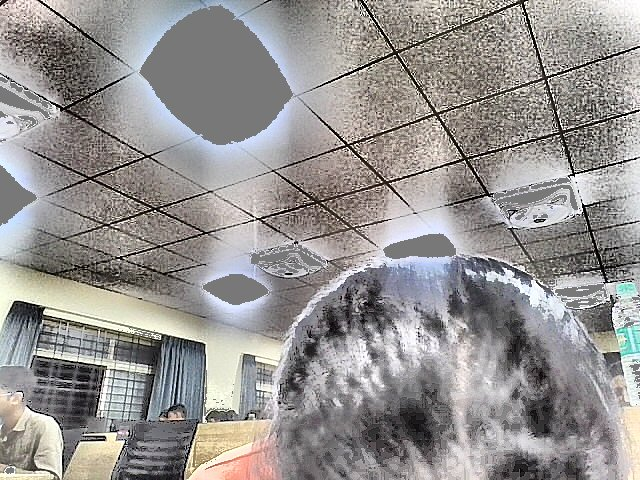
#> input picture storage/glare_images/glare_1778798617963.jpg, 640 x 480 px, given in place of the camera
$ python glare_rescue.py
#> lines starting #> are read from the running program, lines starting #| are printed output that depends on the picture
#> further down, frame is the input picture: shape (480, 640, 3); mean B, G, R 145.4, 146.9, 149.8
import cv2
import numpy as np
import matplotlib.pyplot as plt

# --- Helper Functions ---

def apply_unsharp_mask(frame, amount=1.0, kernel_size=(5, 5), sigma=1.0):
    """Applies a simple unsharp mask to sharpen the image."""
    blurred = cv2.GaussianBlur(frame, kernel_size, sigma)
    sharpened = cv2.addWeighted(frame, 1.0 + amount, blurred, -amount, 0)
    return sharpened

def get_image_viability_stats(frame, dark_thresh=40, bright_thresh=200):
    """Analyzes a frame using the "Loss of Detail" metric."""
#> called with dark_thresh = 50, bright_thresh = 252
    gray = cv2.cvtColor(frame, cv2.COLOR_BGR2GRAY)
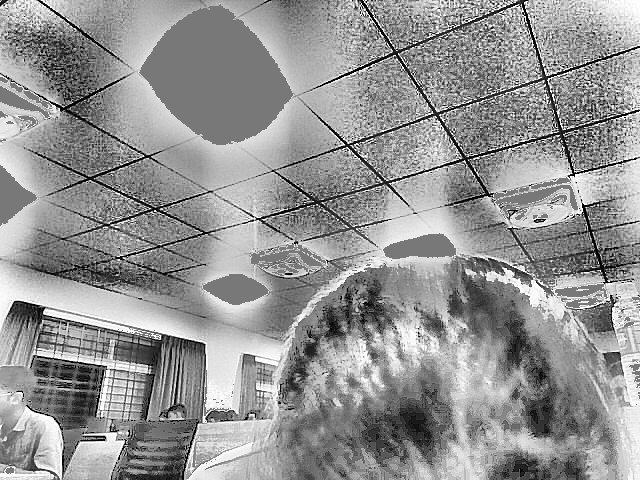
#> gray: shape (480, 640); min 0, max 255, mean 147.6
    hist = cv2.calcHist([gray], [0], None, [256], [0, 256])
#> hist = 256 values, max 16213 at index 120, min 183 at index 15, mean 1200
    total_pixels = gray.shape[0] * gray.shape[1]
#> total_pixels = 307200

    dark_pixels = np.sum(hist[0:dark_thresh])
#> dark_pixels = 16243
    bright_pixels = np.sum(hist[bright_thresh:256])
#> bright_pixels = 3316
    mid_tone_pixels = np.sum(hist[dark_thresh:bright_thresh])
#> mid_tone_pixels = 287641

    dark_pct = (dark_pixels / total_pixels) * 100
#> dark_pct = 5.29
    bright_pct = (bright_pixels / total_pixels) * 100
#> bright_pct = 1.08
    mid_pct = (mid_tone_pixels / total_pixels) * 100
#> mid_pct = 93.63

    # More sensitive thresholds — triggers on moderate glare, not just blown-out highlights
    threshold_dark_pct = 15.0
    threshold_bright_pct = 0.3
    threshold_mid_pct = 75.0

    is_glare = (
        dark_pct > threshold_dark_pct and
        bright_pct > threshold_bright_pct and
        mid_pct < threshold_mid_pct
    )
#> is_glare = False

    return is_glare, dark_pct, mid_pct, bright_pct, hist, gray


def apply_msr(frame, sigmas=(15, 80, 250)):
    """Multi-Scale Retinex — normalizes illumination across scales for a stark, evenly-lit result."""
    frame_f = frame.astype(np.float64) + 1.0
    log_f = np.log(frame_f)
    retinex = np.zeros_like(log_f)
    w = 1.0 / len(sigmas)
    for sigma in sigmas:
        blur = cv2.GaussianBlur(frame_f, (0, 0), sigma)
        retinex += w * (log_f - np.log(np.maximum(blur, 1.0)))
    # Stretch each channel to [0, 255]
    out = np.zeros_like(retinex)
    for i in range(3):
        ch = retinex[:, :, i]
        lo, hi = ch.min(), ch.max()
        if hi > lo:
            out[:, :, i] = (ch - lo) / (hi - lo) * 255.0
    return np.clip(out, 0, 255).astype(np.uint8)

# --- Standalone Test Harness ---
if __name__ == "__main__":

    print("Starting glare rescue test (CLAHE-Only Mode)...")
    print("...Using your tuned parameters (clipLimit=16.0, thresholds 50/252).")
    print("Press 'q' in the OpenCV window to quit.")

    # --- Setup ---
    cap = cv2.VideoCapture(0)
    if not cap.isOpened():
        print("ERROR: Cannot open camera.")
        exit()

    # --- Using your tuned CLAHE parameters ---
    clahe = cv2.createCLAHE(clipLimit=16.0, tileGridSize=(4, 4))

    # --- Matplotlib Setup ---
    plt.ion()
    fig, (ax1, ax2) = plt.subplots(2, 1, figsize=(8, 8))
    fig.suptitle('Live Histogram Analysis', fontsize=16)

    ax1.set_title("Continuous Histogram (0-255)")
    x_continuous = np.arange(256)
    line_continuous, = ax1.plot(x_continuous, np.zeros(256), color='b')
    ax1.set_xlim(0, 255)
    # Using your tuned thresholds for the plot lines
    ax1.axvline(x=50, color='r', linestyle='--')
    ax1.axvline(x=252, color='r', linestyle='--')

    ax2.set_title("Bucket-wise Histogram (~10 Intensity Buckets)")
    nbins = 26
    x_bucketed = np.arange(nbins)
    rects_bucketed = ax2.bar(x_bucketed, np.zeros(nbins), width=1.0, color='g')
    ax2.set_xlim(0, nbins - 1)

    plt.tight_layout(rect=(0, 0.03, 1, 0.95))

    # --- Main Loop ---
    while True:
        ret, frame = cap.read()
        if not ret:
            break

        # Using your tuned thresholds from the file
        is_glare, dark_pct, mid_pct, bright_pct, hist, gray = get_image_viability_stats(
            frame, dark_thresh=50, bright_thresh=252
        )
#> is_glare = False; dark_pct = 5.29; mid_pct = 93.63; bright_pct = 1.08

        # 2. --- ACTIVE DEFENSE LOGIC (CLAHE-Only) ---
        if is_glare:
            # --- 1. CLAHE Rescue ---
            lab_frame = cv2.cvtColor(frame, cv2.COLOR_BGR2LAB)
            l, a, b = cv2.split(lab_frame)
            l_clahe = clahe.apply(l)
            enhanced_lab_frame = cv2.merge((l_clahe, a, b))
            clahe_rescued_frame = cv2.cvtColor(enhanced_lab_frame, cv2.COLOR_LAB2BGR)

            # --- 2. Sharpening ---
            processed_frame = apply_unsharp_mask(clahe_rescued_frame, amount=1.0)

            # --- 3. TAME HIGHLIGHTS ---
            # Find the original blown-out highlights
            gray_raw = cv2.cvtColor(frame, cv2.COLOR_BGR2GRAY)
            ret, mask = cv2.threshold(gray_raw, 252, 255, cv2.THRESH_BINARY)
            # Set those pixels to a neutral gray
            processed_frame[mask > 0] = (150, 150, 150)
            # --- END OF HACK ---

            status_text = "GLARE (RESCUE: CLAHE + TAME)"
            text_color = (0, 0, 255) # Red

        else:
            # No glare
            processed_frame = frame
            status_text = "Status: Normal"
            text_color = (0, 255, 0) # Green

        # 3. Add status text
        cv2.putText(processed_frame, status_text,
                    (10, 30), cv2.FONT_HERSHEY_SIMPLEX,
                    0.7, text_color, 2)

        # 4. Add the percentage stats
        h, w, _ = frame.shape
#> h = 480; w = 640
        stats_text_1 = f"Dark %: {dark_pct:.1f}"
#> stats_text_1 = 'Dark %: 5.3'
        stats_text_2 = f"Mid %:  {mid_pct:.1f}"
#> stats_text_2 = 'Mid %:  93.6'
        stats_text_3 = f"Bright %: {bright_pct:.1f}"
#> stats_text_3 = 'Bright %: 1.1'

        cv2.putText(processed_frame, stats_text_1, (10, h - 50),
                    cv2.FONT_HERSHEY_SIMPLEX, 0.6, (255, 255, 255), 2)
        cv2.putText(processed_frame, stats_text_2, (10, h - 30),
                    cv2.FONT_HERSHEY_SIMPLEX, 0.6, (255, 255, 255), 2)
        cv2.putText(processed_frame, stats_text_3, (10, h - 10),
                    cv2.FONT_HERSHEY_SIMPLEX, 0.6, (255, 255, 255), 2)
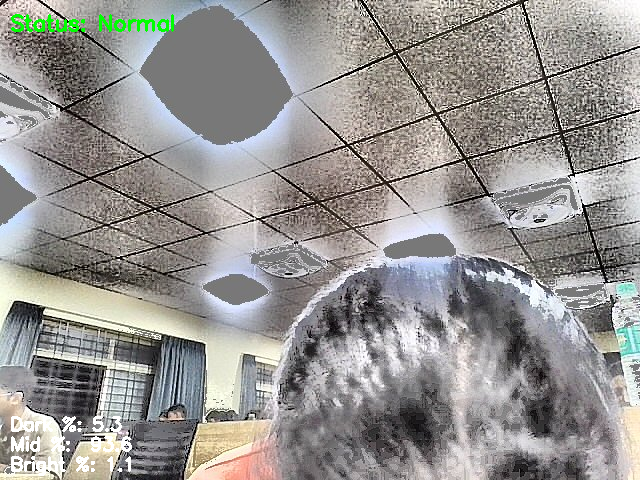
#> processed_frame: shape (480, 640, 3); mean B, G, R 145.5, 147.9, 149.9

        # 5. Calculate Bucketed Histogram
        hist_bucketed = cv2.calcHist([gray], [0], None, [nbins], [0, 256])
#> hist_bucketed = 26 values, max 32385 at index 12, min 2088 at index 1, mean 11815.4

        # 6. Update Histogram Plots
        if np.max(hist[10:-10]) > 0: # Avoid crash on empty hist
            ax1.set_ylim(0, np.max(hist[10:-10]) + 100)
        line_continuous.set_ydata(hist.ravel())

        if np.max(hist_bucketed[1:-1]) > 0:
            ax2.set_ylim(0, np.max(hist_bucketed[1:-1]) + 100)
        for rect, h in zip(rects_bucketed, hist_bucketed.ravel()):
            rect.set_height(h)
#> this loop made 26 passes
#> h on passes 1 to 12: 4178, 2088, 2617, 3301, 4059, 4839, 5217, 6811, 8124, 9971, 12453, 17510

        fig.canvas.draw()
        fig.canvas.flush_events()

        # 7. Display BOTH Frames
        cv2.imshow("Aegis Rescued Feed (Press 'q' to quit)", processed_frame)
        cv2.imshow("Raw Feed", frame)

        # --- Keypress Handler ---
        key = cv2.waitKey(1)
#> (key q is pressed here)
        if key == ord('q'):
            break

    # --- Cleanup ---
    cap.release()
    cv2.destroyAllWindows()
    plt.ioff()
    plt.close(fig)
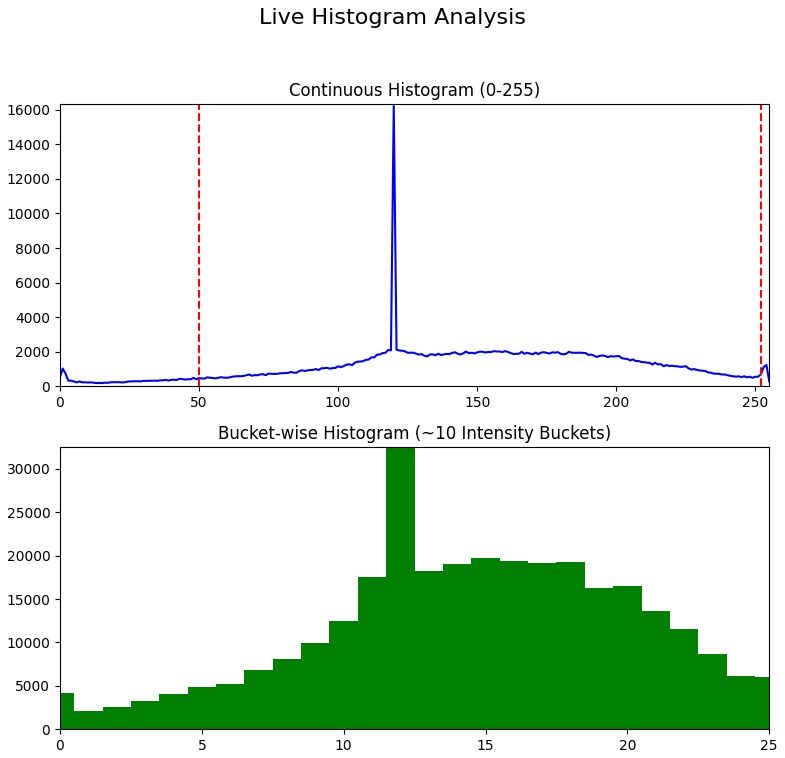
#> figure drawn by matplotlib, 2 panels; panel 1: curve peaks at x = 120, y = 16213; panel 2: tallest bar 32385 high, from x = 11.5 to 12.5
    print("Test finished.")

$ run again, on storage/glare_images/glare_1778798679566.jpg
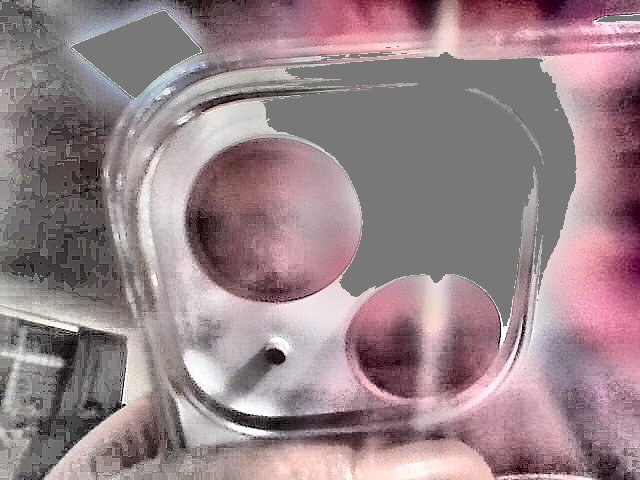
#> input picture storage/glare_images/glare_1778798679566.jpg, 640 x 480 px, given in place of the camera
#> frame is the input picture: shape (480, 640, 3); mean B, G, R 137.2, 132.1, 152.6
#> in get_image_viability_stats, `gray = cv2.cvtColor(frame, cv2.COLOR_BGR2GRAY)`:
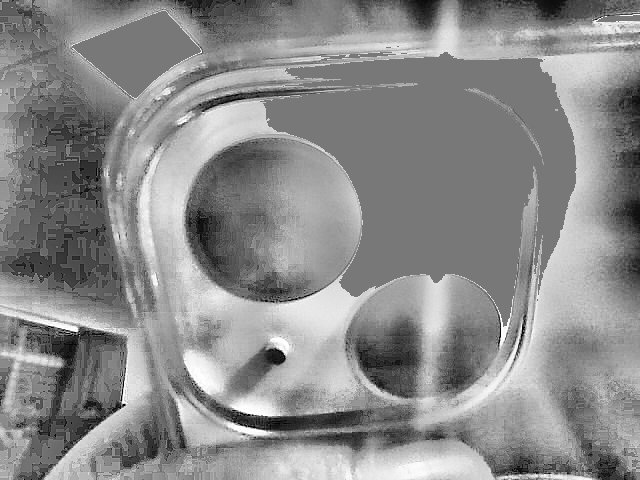
#> gray: shape (480, 640); min 0, max 255, mean 138.8
#> in get_image_viability_stats, `hist = cv2.calcHist([gray], [0], None, [256], [0, 256])`: hist = 256 values, max 49071 at index 120, min 5 at index 0, mean 1200
#> dark_pixels = 8488
#> bright_pixels = 593
#> mid_tone_pixels = 298119
#> in get_image_viability_stats, `dark_pct = (dark_pixels / total_pixels) * 100`: dark_pct = 2.76
#> in get_image_viability_stats, `bright_pct = (bright_pixels / total_pixels) * 100`: bright_pct = 0.193
#> in get_image_viability_stats, `mid_pct = (mid_tone_pixels / total_pixels) * 100`: mid_pct = 97.04
#> in get_image_viability_stats, `is_glare = ( dark_pct > threshold_dark_pct and bright_pct > threshold_..`: is_glare = False
#> `is_glare, dark_pct, mid_pct, bright_pct, hist, gray = get_image_viabil..`: dark_pct = 2.76; mid_pct = 97.04; bright_pct = 0.193
#> stats_text_1 = 'Dark %: 2.8'
#> stats_text_2 = 'Mid %:  97.0'
#> stats_text_3 = 'Bright %: 0.2'
#> hist_bucketed = 26 values, max 66157 at index 12, min 259 at index 0, mean 11815.4
#> the loop `for rect, h in zip(rects_bucketed, hist_bucketed.ravel()):` made 26 passes
#> h on passes 1 to 8: 259, 798, 1459, 2175, 3797, 5216, 6517, 9446
#> `plt.close(fig)`:
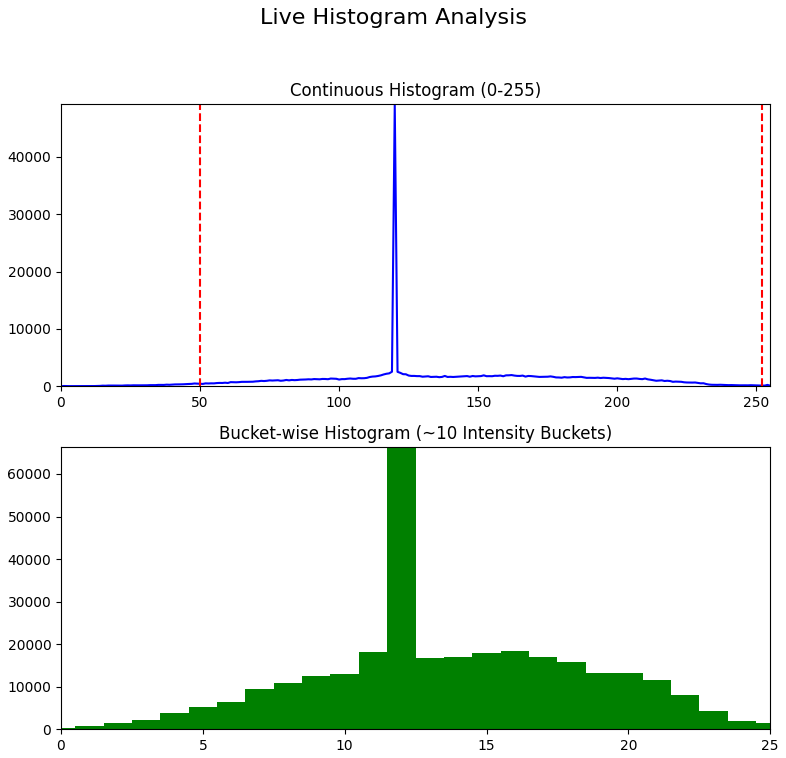
#> figure drawn by matplotlib, 2 panels; panel 1: curve peaks at x = 120, y = 49071; panel 2: tallest bar 66157 high, from x = 11.5 to 12.5

$ run again, on storage/glare_images/glare_1778798682560.jpg
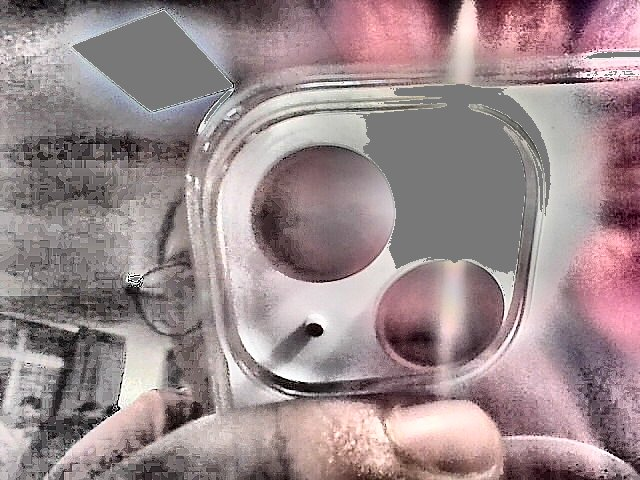
#> input picture storage/glare_images/glare_1778798682560.jpg, 640 x 480 px, given in place of the camera
#> frame is the input picture: shape (480, 640, 3); mean B, G, R 140.6, 138, 155.7
#> in get_image_viability_stats, `gray = cv2.cvtColor(frame, cv2.COLOR_BGR2GRAY)`:
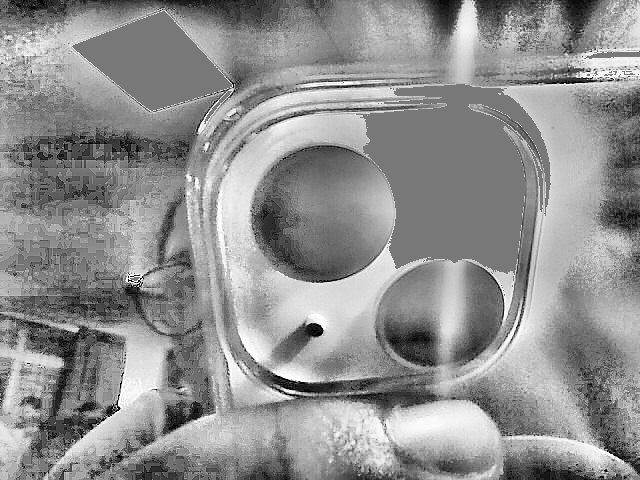
#> gray: shape (480, 640); min 0, max 255, mean 143.6
#> in get_image_viability_stats, `hist = cv2.calcHist([gray], [0], None, [256], [0, 256])`: hist = 256 values, max 28935 at index 120, min 30 at index 0, mean 1200
#> dark_pixels = 10140
#> bright_pixels = 717
#> mid_tone_pixels = 296343
#> in get_image_viability_stats, `dark_pct = (dark_pixels / total_pixels) * 100`: dark_pct = 3.3
#> in get_image_viability_stats, `bright_pct = (bright_pixels / total_pixels) * 100`: bright_pct = 0.233
#> in get_image_viability_stats, `mid_pct = (mid_tone_pixels / total_pixels) * 100`: mid_pct = 96.47
#> in get_image_viability_stats, `is_glare = ( dark_pct > threshold_dark_pct and bright_pct > threshold_..`: is_glare = False
#> `is_glare, dark_pct, mid_pct, bright_pct, hist, gray = get_image_viabil..`: dark_pct = 3.3; mid_pct = 96.47; bright_pct = 0.233
#> stats_text_1 = 'Dark %: 3.3'
#> stats_text_2 = 'Mid %:  96.5'
#> stats_text_3 = 'Bright %: 0.2'
#> hist_bucketed = 26 values, max 45897 at index 12, min 627 at index 0, mean 11815.4
#> the loop `for rect, h in zip(rects_bucketed, hist_bucketed.ravel()):` made 26 passes
#> h on passes 1 to 8: 627, 959, 1812, 2798, 3944, 5307, 5857, 7589
#> `plt.close(fig)`:
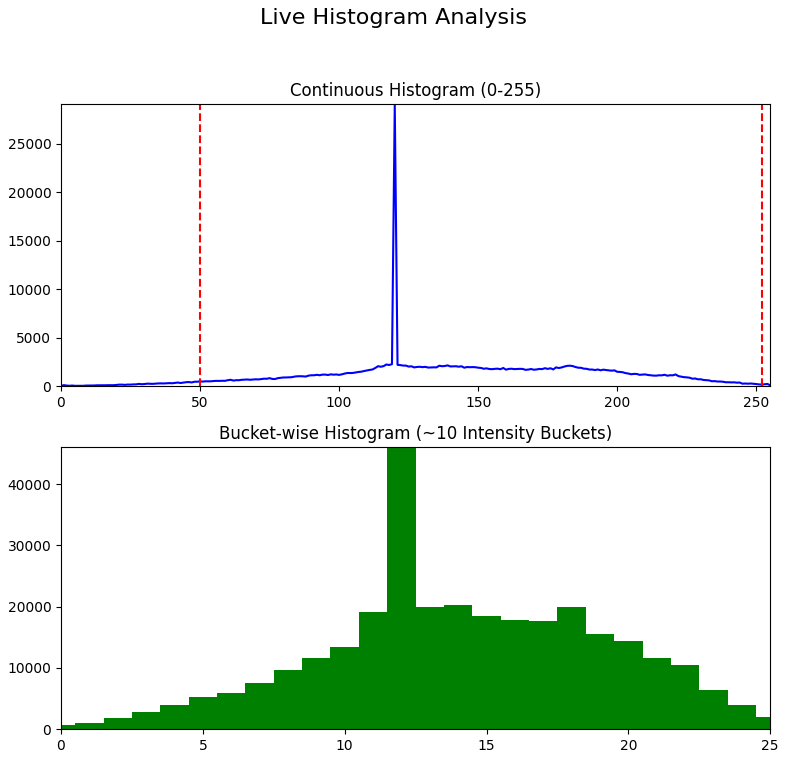
#> figure drawn by matplotlib, 2 panels; panel 1: curve peaks at x = 120, y = 28935; panel 2: tallest bar 45897 high, from x = 11.5 to 12.5
